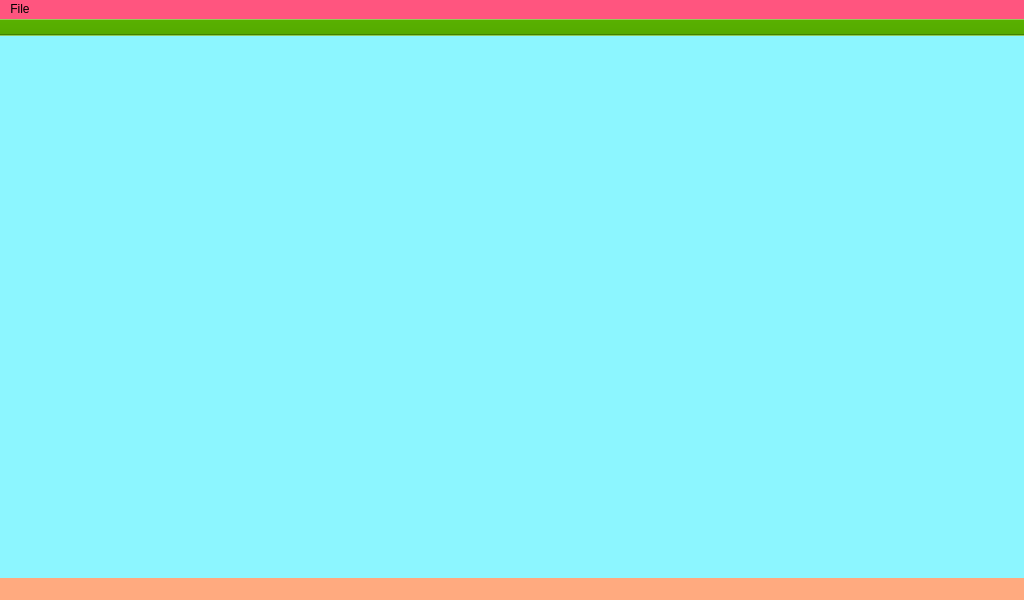
<?xml version="1.0" encoding="UTF-8"?>
<ui version="4.0">
 <class>MainWindow</class>
 <widget class="QMainWindow" name="MainWindow">
  <property name="geometry">
   <rect>
    <x>0</x>
    <y>0</y>
    <width>1024</width>
    <height>600</height>
   </rect>
  </property>
  <property name="minimumSize">
   <size>
    <width>1024</width>
    <height>600</height>
   </size>
  </property>
  <property name="maximumSize">
   <size>
    <width>3840</width>
    <height>2160</height>
   </size>
  </property>
  <property name="windowTitle">
   <string>BSF-MainWindow</string>
  </property>
  <widget class="QWidget" name="centralWidget">
   <property name="minimumSize">
    <size>
     <width>1024</width>
     <height>542</height>
    </size>
   </property>
   <property name="maximumSize">
    <size>
     <width>3840</width>
     <height>2160</height>
    </size>
   </property>
   <property name="styleSheet">
    <string notr="true">border-color: rgb(0, 0, 0);
background-color: rgb(140, 246, 255);
</string>
   </property>
  </widget>
  <widget class="QToolBar" name="mainToolBar">
   <property name="enabled">
    <bool>true</bool>
   </property>
   <property name="layoutDirection">
    <enum>Qt::LeftToRight</enum>
   </property>
   <property name="autoFillBackground">
    <bool>false</bool>
   </property>
   <property name="styleSheet">
    <string notr="true">background-color: rgb(85, 170, 0);</string>
   </property>
   <property name="movable">
    <bool>false</bool>
   </property>
   <attribute name="toolBarArea">
    <enum>TopToolBarArea</enum>
   </attribute>
   <attribute name="toolBarBreak">
    <bool>false</bool>
   </attribute>
  </widget>
  <widget class="QStatusBar" name="statusBar">
   <property name="contextMenuPolicy">
    <enum>Qt::ActionsContextMenu</enum>
   </property>
   <property name="autoFillBackground">
    <bool>false</bool>
   </property>
   <property name="styleSheet">
    <string notr="true">background-color: rgb(255, 170, 127);</string>
   </property>
  </widget>
  <widget class="QMenuBar" name="menuBar">
   <property name="geometry">
    <rect>
     <x>0</x>
     <y>0</y>
     <width>1024</width>
     <height>21</height>
    </rect>
   </property>
   <property name="styleSheet">
    <string notr="true">background-color: rgb(255, 85, 127);</string>
   </property>
   <widget class="QMenu" name="menuFile">
    <property name="title">
     <string>File</string>
    </property>
   </widget>
   <addaction name="menuFile"/>
  </widget>
  <action name="actionUpload_recipe">
   <property name="text">
    <string>Upload recipe</string>
   </property>
  </action>
 </widget>
 <layoutdefault spacing="6" margin="11"/>
 <resources/>
 <connections/>
</ui>
